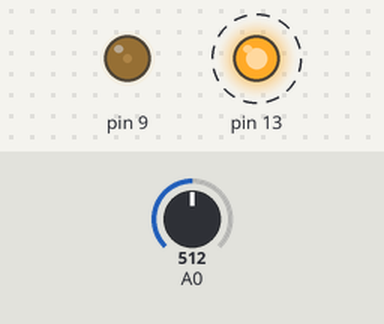
A sketch run on a simulated Arduino Uno, built with avr-gcc and run on an emulated ATmega328P. On the bench: output pins drawn as LEDs (lit = HIGH). Dashed ring = blinking. Inputs (shaded band) come from the test bench; at power-on: A0 = 512.

Above: at 0.05 s.
At 0.2 s:
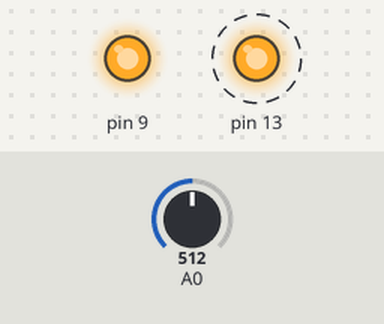
Timing chart, 0 to 3.0 s (numbered marks = the images above):
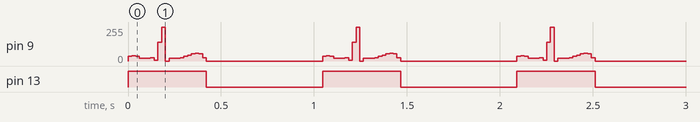

The sketch:

heart_rate_simulation.ino
```cpp
//ARDUINO UNO
unsigned int val[] = {35, 38, 35, 20, 20, 20, 25, 5, 140, 255, 0, 20, 20, 20, 25, 35, 45, 55, 58, 56, 25};

void setup()
{
  pinMode(9, OUTPUT);
  pinMode(13, OUTPUT);
}

void loop()
{

  int potValue = analogRead(A0);


  int delayTime = map(potValue, 0, 1023, 150, 1100);

  digitalWrite(13, HIGH);
  for (int i = 0; i <= 20; i++)
  {
    analogWrite(9, val[i]);
    delay(20);
  }
  digitalWrite(13, LOW);
  analogWrite(9, 0);
  delay(delayTime);
}
```

Measured:
- by itself, pin 13: alternates HIGH for 0.42 s and LOW for 0.63 s
- by itself, pin 9: repeats every 1.0 s: 38/255 0.02 s, 35/255 0.02 s, 20/255 0.06 s, 25/255 0.02 s, 5/255 0.02 s, 140/255 0.02 s, 255/255 0.02 s, 0/255 0.02 s, 20/255 0.06 s, 25/255 0.02 s, 35/255 0.02 s, 45/255 0.02 s, 55/255 0.02 s, 58/255 0.02 s, 56/255 0.02 s, 25/255 0.02 s, 0/255 0.63 s, 35/255 0.02 s
